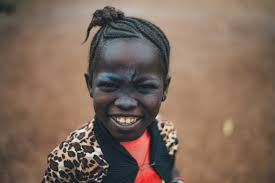
#> input picture code/test/image/africans.jpg, 275 x 183 px
$ python -i feature_extraction.py   (imports and definitions only)   (older library calls are emulated)
#> lines starting #> are read from the running program, lines starting #| are printed output that depends on the picture
#> further down, picture is the input picture: shape (183, 275, 3); mean B, G, R 91.5, 105.4, 127
# Functions for feature extractions

import av
import cv2
import numpy as np
import math
import os
from pathlib import Path
from skimage import img_as_ubyte
from skimage.feature import local_binary_pattern, hog
from skimage.filters import roberts, sobel
from skimage.filters.rank import entropy
from skimage.morphology import disk
from skimage.color import rgb2lab, rgb2gray

ROOT = Path(__file__).resolve().parents[3]

def img_feature_extraction (img):
    img = cv2.cvtColor(img, cv2.COLOR_BGR2RGB)
    img = cv2.resize(img, (128, 128))
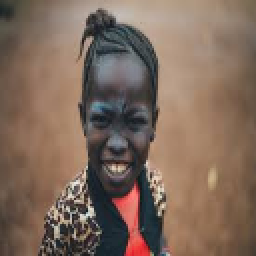
#> img: shape (128, 128, 3) (shown 2 times larger); mean R, G, B 126.9, 105.3, 91.4

    LAB_img = rgb2lab(img)
#> LAB_img: shape (128, 128, 3) float64; mean of channels 0, 1, 2 45.9, 6.4, 11
    A_img = LAB_img[:,:,1]
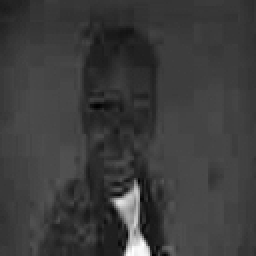
#> A_img: shape (128, 128) float64 (shown 2 times larger); min -13.52, max 70.55, mean 6.4; drawn with min black and max white
    A_feat = A_img.mean()
#> A_feat = 6.43

    B_img = LAB_img[:,:,2]
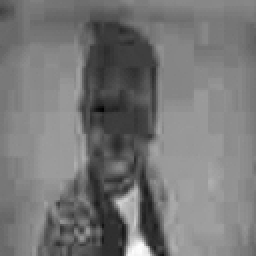
#> B_img: shape (128, 128) float64 (shown 2 times larger); min -18.77, max 45.06, mean 11; drawn with min black and max white
    B_feat = B_img.mean()
#> B_feat = 11.02

    gray = rgb2gray(img)
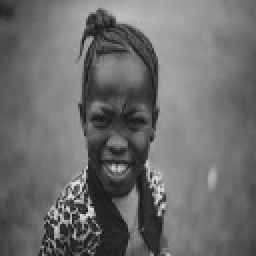
#> gray: shape (128, 128) float64 (shown 2 times larger); min 0.0708, max 0.917, mean 0.427
    gray = img_as_ubyte(gray)

    ent = entropy(gray, disk(3))
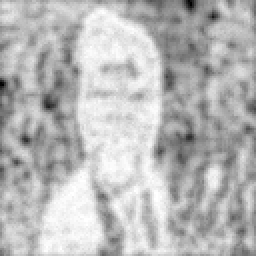
#> ent: shape (128, 128) float64 (shown 2 times larger); min 0.222, max 4.86, mean 3.58; drawn with min black and max white
    ent_mean = ent.mean()
#> ent_mean = 3.58
    ent_std = ent.std()
#> ent_std = 0.709

    rob = roberts(gray)
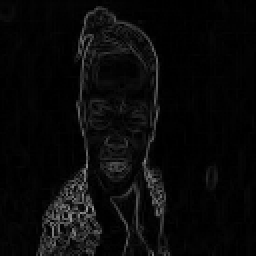
#> rob: shape (128, 128) float64 (shown 2 times larger); min 0, max 0.63, mean 0.0385
    rob_mean = rob.mean()
#> rob_mean = 0.0385

    sob = sobel(gray)
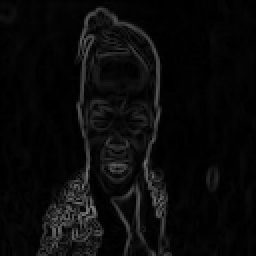
#> sob: shape (128, 128) float64 (shown 2 times larger); min 0, max 0.517, mean 0.0414
    sob_mean = sob.mean()
#> sob_mean = 0.0414

    #Gabor 1
    kernel1 = cv2.getGaborKernel((9, 9), 3, np.pi/4, np.pi, 0.5, 0, ktype=cv2.CV_32F)
    gabor1 = (cv2.filter2D(gray, cv2.CV_8UC3, kernel1)).mean()
#> gabor1 = 72.83

    #Gabor 2
    kernel2 = cv2.getGaborKernel((9, 9), 3, np.pi/2, np.pi/4, 0.9, 0, ktype=cv2.CV_32F)
    gabor2 = (cv2.filter2D(gray, cv2.CV_8UC3, kernel2)).mean()
#> gabor2 = 233

    #Gabor 3
    kernel3 = cv2.getGaborKernel((9, 9), 5, np.pi/2, np.pi/2, 0.1, 0, ktype=cv2.CV_32F)
    gabor3 = (cv2.filter2D(gray, cv2.CV_8UC3, kernel3)).mean()
#> gabor3 = 0.0119

    custom_features = np.array([A_feat, B_feat, ent_mean, ent_std, rob_mean,
                                sob_mean, gabor1, gabor2, gabor3], np.float32)
#> custom_features = [6.43, 11.02, 3.58, 0.709, 0.0385, 0.0414, 72.83, 233, 0.0119]

    custom_features /= (np.linalg.norm(custom_features) + 1e-6)
#> custom_features = [0.0263, 0.0451, 0.0146, 0.0029, 0.000157, 0.000169, 0.298, 0.953, 4.87e-05]
    return custom_features

# [49 lines left out: functions get_image_metadata, extract_keyframes, get_video_metadata, not called in this run]

>>> import cv2
>>> picture = cv2.imread('../../test/image/africans.jpg')
>>> result = img_feature_extraction(picture)
#> result has the same summary as custom_features in img_feature_extraction

$ run again, on code/test/image/buildings.jpg
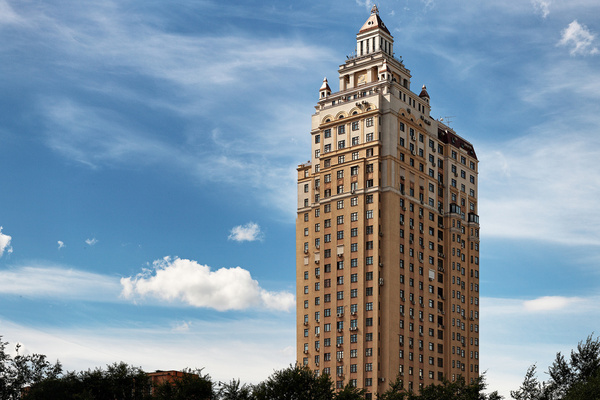
#> input picture code/test/image/buildings.jpg, 600 x 400 px
#> picture is the input picture: shape (400, 600, 3); mean B, G, R 162.2, 145.4, 125.5
#> LAB_img: shape (128, 128, 3) float64; mean of channels 0, 1, 2 59.1, -1.4, -10.2
#> A_feat = -1.36
#> B_feat = -10.24
#> in img_feature_extraction, `ent = entropy(gray, disk(3))`:
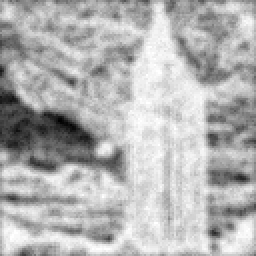
#> ent: shape (128, 128) float64 (shown 2 times larger); min 1.39, max 4.86, mean 3.83; drawn with min black and max white
#> ent_mean = 3.83
#> ent_std = 0.654
#> rob_mean = 0.0652
#> in img_feature_extraction, `sob = sobel(gray)`:
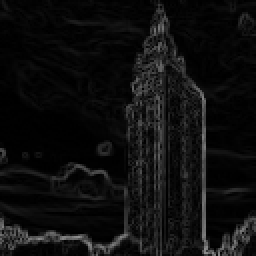
#> sob: shape (128, 128) float64 (shown 2 times larger); min 0, max 0.575, mean 0.0576
#> sob_mean = 0.0576
#> gabor1 = 95.05
#> gabor2 = 242.4
#> gabor3 = 0.189
#> in img_feature_extraction, `custom_features = np.array([A_feat, B_feat, ent_mean, ent_std, rob_mea..`: custom_features = [-1.36, -10.24, 3.83, 0.654, 0.0652, 0.0576, 95.05, 242.4, 0.189]
#> in img_feature_extraction, `custom_features /= (np.linalg.norm(custom_features) + 1e-6)`: custom_features = [-0.00522, -0.0393, 0.0147, 0.00251, 0.00025, 0.000221, 0.365, 0.93, 0.000727]
#> result has the same summary as custom_features in img_feature_extraction

$ run again, on code/test/image/buses.jpg
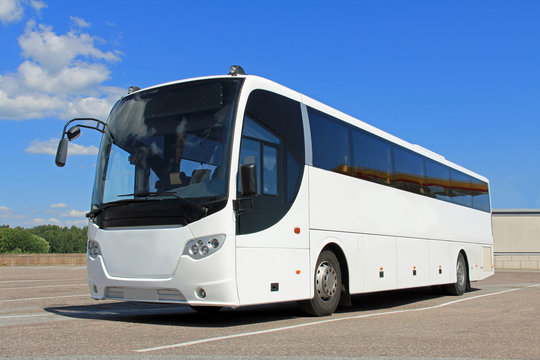
#> input picture code/test/image/buses.jpg, 540 x 360 px
#> picture is the input picture: shape (360, 540, 3); mean B, G, R 168, 137.9, 115
#> LAB_img: shape (128, 128, 3) float64; mean of channels 0, 1, 2 56.3, 2.9, -17.6
#> A_feat = 2.86
#> B_feat = -17.63
#> in img_feature_extraction, `ent = entropy(gray, disk(3))`:
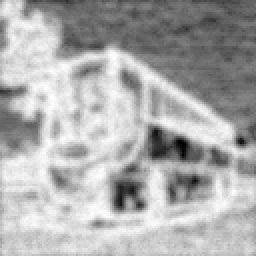
#> ent: shape (128, 128) float64 (shown 2 times larger); min 0, max 4.86, mean 3.29; drawn with min black and max white
#> ent_mean = 3.29
#> ent_std = 1.03
#> rob_mean = 0.0608
#> in img_feature_extraction, `sob = sobel(gray)`:
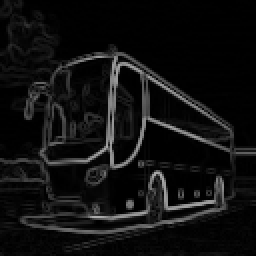
#> sob: shape (128, 128) float64 (shown 2 times larger); min 0, max 0.688, mean 0.0657
#> sob_mean = 0.0657
#> gabor1 = 88.23
#> gabor2 = 231.4
#> gabor3 = 1.36
#> in img_feature_extraction, `custom_features = np.array([A_feat, B_feat, ent_mean, ent_std, rob_mea..`: custom_features = [2.86, -17.63, 3.29, 1.03, 0.0608, 0.0657, 88.23, 231.4, 1.36]
#> in img_feature_extraction, `custom_features /= (np.linalg.norm(custom_features) + 1e-6)`: custom_features = [0.0115, -0.071, 0.0133, 0.00414, 0.000245, 0.000264, 0.355, 0.932, 0.00547]
#> result has the same summary as custom_features in img_feature_extraction
